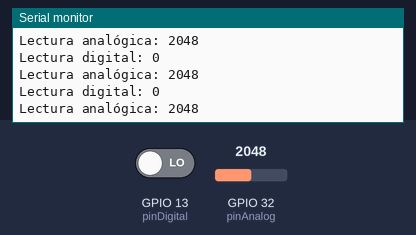
Simulated run of this sketch. Board: ESP32. Shown: the last lines printed to the serial monitor. The test bench sets the inputs (shaded band); at power-on: GPIO 32 (pinAnalog) = 2048, GPIO 13 (pinDigital) LOW.

Above: at 1.3 s.
1.4 s: GPIO 32 (pinAnalog) set to 2866
At 1.9 s:
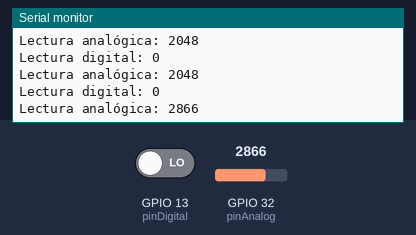
2.9 s: GPIO 13 (pinDigital) driven HIGH
4.4 s: GPIO 32 (pinAnalog) set to 3603
At 4.9 s:
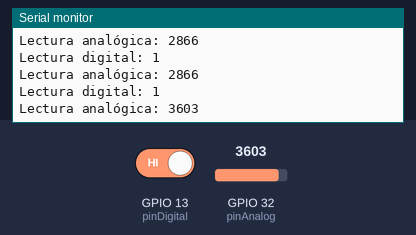
Timing chart, 0 to 7.4 s (numbered marks = the images above; inputs shaded):
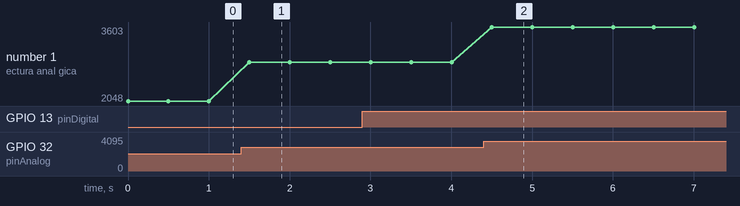

Measured:
- after the input at 1.4 s, the serial monitor: prints a new line after 0.10 s (image 1)
- after the input at 4.4 s, the serial monitor: prints a new line after 0.10 s (image 2)
- plotted number 1: 2048 → 2866 after the input at 1.4 s, 2866 → 3603 after the input at 4.4 s

The sketch:

SensorAnalogicoDigital.ino
```cpp
/**
 * SensorAnalogDigital.ino - Ejemplo de uso de sensores de señales
 * analógicas y digitales con la Centralita.
 *
 * Creado el 16/10/2023 por Kevin Rosa - kevin.ingenieria@digitalcodesign.com
 *
 * Envío periódico del valor medido por el sensor a través del monitor serie.
 *
 * Conexiones conectores:
 *   -> Sensor de Lluvia; 1-Vcc, 2-PIN13, 3-PIN32, 4-GND.
 *   -> Sensor Humedad Suelo; 1-Vcc, 2-PIN16, 3-PIN33, 4-GND.
 *   -> Sensor Humedad-Temperatura DHT-22; 1-Vcc, 2-PIN17, 3-NC, 4-GND.
 *   -> Sensor Luminosidad; 1-Vcc, 2-PIN18, 3-PIN34, 4-GND.
 *   -> Conector Analógico-Digital; 1-Vcc, 2-PIN19, 3-PIN35, 4-GND.
 *   -> Conector Digital; 1-Vcc, 2-PIN23, 3-NC, 4-GND.
 *   -> Conector I2C; 1-Vcc, 2-PIN21, 3-PIN22, 4-GND.
 */

const int pinDigital = 13;
const int pinAnalog = 32;

// Inicialización del sketch
void setup() {

    // Inicialización comunicación serial
    Serial.begin(9600);

    // Definición de pines como entradas
    pinMode(pinDigital, INPUT);
    pinMode(pinAnalog, INPUT);

}

// Bucle princiapl del sketch
void loop() {

    const int medidaDigital = digitalRead(pinDigital);
    const int medidaAnalog = analogRead(pinAnalog);

    Serial.print("Lectura digital: ");
    Serial.println(medidaDigital);
    Serial.print("Lectura analógica: ");
    Serial.println(medidaAnalog);
    Serial.println();

    delay(500);

}
```
